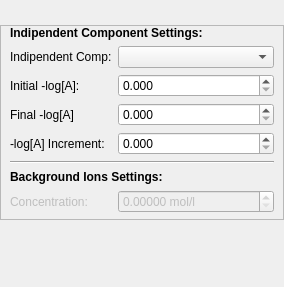
                 <widget class="QWidget" name="page_2">
                  <property name="sizePolicy">
                   <sizepolicy hsizetype="Maximum" vsizetype="Preferred">
                    <horstretch>0</horstretch>
                    <verstretch>0</verstretch>
                   </sizepolicy>
                  </property>
                  <layout class="QHBoxLayout" name="horizontalLayout_10">
                   <property name="leftMargin">
                    <number>0</number>
                   </property>
                   <property name="topMargin">
                    <number>0</number>
                   </property>
                   <property name="rightMargin">
                    <number>0</number>
                   </property>
                   <property name="bottomMargin">
                    <number>0</number>
                   </property>
                   <item>
                    <widget class="QWidget" name="widget_11" native="true">
                     <property name="sizePolicy">
                      <sizepolicy hsizetype="Expanding" vsizetype="Preferred">
                       <horstretch>0</horstretch>
                       <verstretch>0</verstretch>
                      </sizepolicy>
                     </property>
                     <property name="minimumSize">
                      <size>
                       <width>263</width>
                       <height>287</height>
                      </size>
                     </property>
                     <layout class="QVBoxLayout" name="verticalLayout_11">
                      <property name="leftMargin">
                       <number>0</number>
                      </property>
                      <property name="topMargin">
                       <number>25</number>
                      </property>
                      <property name="rightMargin">
                       <number>0</number>
                      </property>
                      <property name="bottomMargin">
                       <number>0</number>
                      </property>
                      <item>
                       <widget class="QFrame" name="frame_2">
                        <property name="sizePolicy">
                         <sizepolicy hsizetype="Minimum" vsizetype="Maximum">
                          <horstretch>0</horstretch>
                          <verstretch>0</verstretch>
                         </sizepolicy>
                        </property>
                        <property name="minimumSize">
                         <size>
                          <width>284</width>
                          <height>0</height>
                         </size>
                        </property>
                        <property name="frameShape">
                         <enum>QFrame::Shape::StyledPanel</enum>
                        </property>
                        <property name="frameShadow">
                         <enum>QFrame::Shadow::Raised</enum>
                        </property>
                        <layout class="QFormLayout" name="formLayout_2">
                         <property name="labelAlignment">
                          <set>Qt::AlignmentFlag::AlignLeading|Qt::AlignmentFlag::AlignLeft|Qt::AlignmentFlag::AlignVCenter</set>
                         </property>
                         <property name="topMargin">
                          <number>0</number>
                         </property>
                         <property name="bottomMargin">
                          <number>6</number>
                         </property>
                         <item row="0" column="0" colspan="2">
                          <widget class="QLabel" name="label_9">
                           <property name="text">
                            <string>&lt;html&gt;&lt;head/&gt;&lt;body&gt;&lt;p&gt;&lt;span style=&quot; font-weight:600;&quot;&gt;Indipendent Component Settings:&lt;/span&gt;&lt;/p&gt;&lt;/body&gt;&lt;/html&gt;</string>
                           </property>
                          </widget>
                         </item>
                         <item row="1" column="0">
                          <widget class="QLabel" name="indComp_label">
                           <property name="text">
                            <string>Indipendent Comp:</string>
                           </property>
                          </widget>
                         </item>
                         <item row="1" column="1">
                          <widget class="CustomComboBox" name="indComp">
                           <property name="statusTip">
                            <string>Component to be considered indipendent.</string>
                           </property>
                          </widget>
                         </item>
                         <item row="2" column="0">
                          <widget class="QLabel" name="initialLog_label">
                           <property name="sizePolicy">
                            <sizepolicy hsizetype="Expanding" vsizetype="Preferred">
                             <horstretch>0</horstretch>
                             <verstretch>0</verstretch>
                            </sizepolicy>
                           </property>
                           <property name="text">
                            <string>Initial -log[A]:</string>
                           </property>
                          </widget>
                         </item>
                         <item row="2" column="1">
                          <widget class="CustomSpinBox" name="initialLog">
                           <property name="statusTip">
                            <string>Initial Log value of the indipendent component.</string>
                           </property>
                           <property name="decimals">
                            <number>3</number>
                           </property>
                           <property name="maximum">
                            <double>900.000000000000000</double>
                           </property>
                           <property name="singleStep">
                            <double>0.050000000000000</double>
                           </property>
                          </widget>
                         </item>
                         <item row="3" column="0">
                          <widget class="QLabel" name="finalLog_label">
                           <property name="text">
                            <string>Final -log[A]</string>
                           </property>
                          </widget>
                         </item>
                         <item row="3" column="1">
                          <widget class="CustomSpinBox" name="finalLog">
                           <property name="statusTip">
                            <string>Final Log value of the indipendent component.</string>
                           </property>
                           <property name="decimals">
                            <number>3</number>
                           </property>
                           <property name="maximum">
                            <double>900.000000000000000</double>
                           </property>
                           <property name="singleStep">
                            <double>0.050000000000000</double>
                           </property>
                          </widget>
                         </item>
                         <item row="4" column="0">
                          <widget class="QLabel" name="logInc_label">
                           <property name="text">
                            <string>-log[A] Increment:</string>
                           </property>
                          </widget>
                         </item>
                         <item row="4" column="1">
                          <widget class="CustomSpinBox" name="logInc">
                           <property name="statusTip">
                            <string>Log increment of the indipendent component at each point.</string>
                           </property>
                           <property name="decimals">
                            <number>3</number>
                           </property>
                           <property name="maximum">
                            <double>900.000000000000000</double>
                           </property>
                           <property name="singleStep">
                            <double>0.050000000000000</double>
                           </property>
                          </widget>
                         </item>
                         <item row="5" column="0" colspan="2">
                          <widget class="Line" name="line_3">
                           <property name="orientation">
                            <enum>Qt::Orientation::Horizontal</enum>
                           </property>
                          </widget>
                         </item>
                         <item row="6" column="0" colspan="2">
                          <widget class="QLabel" name="label_16">
                           <property name="text">
                            <string>&lt;html&gt;&lt;head/&gt;&lt;body&gt;&lt;p&gt;&lt;span style=&quot; font-weight:600;&quot;&gt;Background Ions Settings:&lt;/span&gt;&lt;/p&gt;&lt;/body&gt;&lt;/html&gt;</string>
                           </property>
                          </widget>
                         </item>
                         <item row="7" column="0">
                          <widget class="QLabel" name="cback_label">
                           <property name="enabled">
                            <bool>false</bool>
                           </property>
                           <property name="text">
                            <string>Concentration:</string>
                           </property>
                          </widget>
                         </item>
                         <item row="7" column="1">
                          <widget class="CustomSpinBox" name="cback">
                           <property name="enabled">
                            <bool>false</bool>
                           </property>
                           <property name="toolTip">
                            <string>Sum of the concentrations of ionic species that do not take part in the reactions.</string>
                           </property>
                           <property name="statusTip">
                            <string>Sum of the concentrations of ionic species that do not take part in the reactions.</string>
                           </property>
                           <property name="suffix">
                            <string> mol/l</string>
                           </property>
                           <property name="decimals">
                            <number>5</number>
                           </property>
                           <property name="maximum">
                            <double>900.000000000000000</double>
                           </property>
                           <property name="singleStep">
                            <double>0.050000000000000</double>
                           </property>
                          </widget>
                         </item>
                        </layout>
                       </widget>
                      </item>
                      <item>
                       <spacer name="verticalSpacer_6">
                        <property name="orientation">
                         <enum>Qt::Orientation::Vertical</enum>
                        </property>
                        <property name="sizeHint" stdset="0">
                         <size>
                          <width>20</width>
                          <height>40</height>
                         </size>
                        </property>
                       </spacer>
                      </item>
                     </layout>
                    </widget>
                   </item>
                  </layout>
                 </widget>
